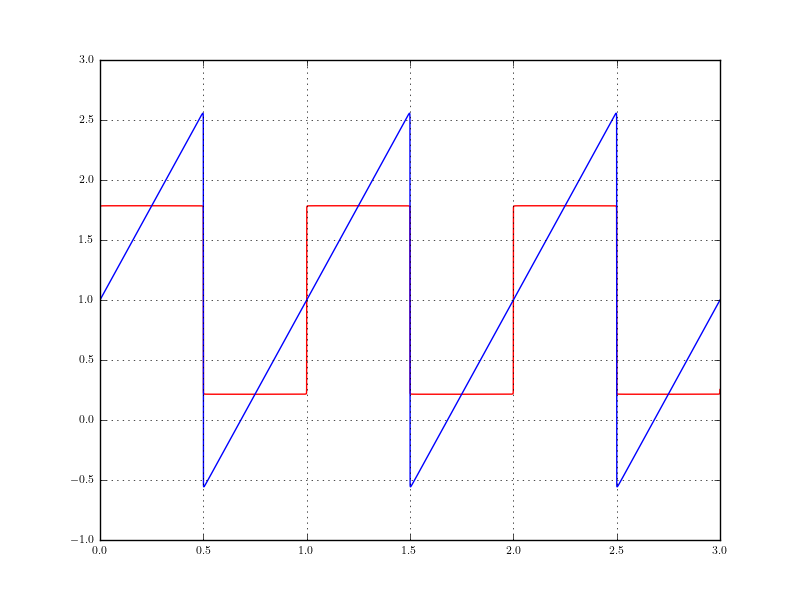

This figure's Python source:
#!/usr/bin/env python
# File: fourierseries.py
# Name: D.Saravanan
# Date: 26/08/2022

""" Script for fourier series and fourier transforms """

import numpy as np
import matplotlib.pyplot as plt

plt.style.use("classic")
plt.rcParams["text.usetex"] = True
plt.rcParams["pgf.texsystem"] = "pdflatex"
plt.rcParams.update(
    {
        "font.family": "serif",
        "font.size": 8,
        "axes.labelsize": 10,
        "axes.titlesize": 10,
        "figure.titlesize": 10,
    }
)

if __name__ == "__main__":

    fsamp = 5000
    t = np.arange(0, 3, 1/fsamp)

    square_wave = 1
    for n in range(1, 10001, 2):
        square_wave += (1/n) * np.sin(2*np.pi*n*t)

    sawtooth_wave = 1
    for n in range(1, 10001, 1):
        sawtooth_wave += (-1)**(n+1) * (1/n) * np.sin(2*np.pi*n*t)

    fig, ax = plt.subplots()
    ax.plot(t, square_wave, "r")
    ax.plot(t, sawtooth_wave, "b")
    ax.grid(True)
    plt.savefig("fourierseries.png")
